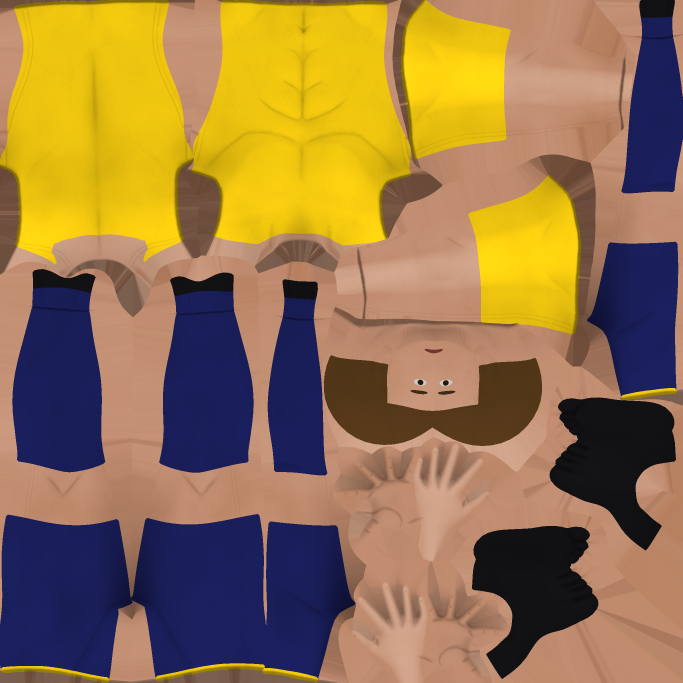
#> input picture Player/kits/kit_amarillo.png, 2048 x 2048 px, given in place of kit_rojo.png, which was not available (shown at 1/3 size)
$ python generar_companeros.py
#> lines starting #> are read from the running program, lines starting #| are printed output that depends on the picture; after the words box and inside, x2 and y2 are one past the last pixel; in counts of white or black regions, pixels touching at a corner belong together
#!/usr/bin/env python3
"""Genera las variantes de los kits para los companeros: otro tono de piel y de pelo.

El personaje tiene un solo atlas, asi que basta con recolorear la piel y el pelo.
Se reconoce la piel por el color (tierra, sin ser la camiseta) y el pelo por estar
oscuro en la zona de la cabeza, sin tocar la cara.

    python3 tools/generar_companeros.py
"""
from pathlib import Path

import numpy as np
from PIL import Image

KITS = Path(__file__).resolve().parent.parent / "Player" / "kits"
# Zonas del atlas, en fracciones de su lado.
CABEZA = (0.46, 0.50, 0.82, 0.70)
CARA = (0.58, 0.51, 0.70, 0.60)
# nombre: (multiplica la piel en RGB, color del pelo)
VARIANTES = {
    "moreno": ((0.42, 0.36, 0.32), (18, 14, 12)),
    "canela": ((0.72, 0.62, 0.52), (52, 30, 16)),
    "rubio": ((1.04, 0.96, 0.90), (196, 150, 74)),
}
# El rojo es el equipo del pateador y el azul el del arquero.
EQUIPOS = ["rojo", "azul"]
MATERIAL = """[gd_resource type="StandardMaterial3D" load_steps=3 format=3]

[ext_resource type="Texture2D" path="res://Player/kits/kit_{equipo}_{nombre}.png" id="1_kit"]
[ext_resource type="Texture2D" path="res://Player/cac-1784590690052_1.png" id="2_normal"]

[resource]
resource_name = "Kit_{equipo}_{nombre}"
albedo_texture = ExtResource("1_kit")
metallic = 0.0
roughness = 0.75
normal_enabled = true
normal_texture = ExtResource("2_normal")
"""


def caja(lado: int, zona: tuple) -> tuple:
    x0, y0, x1, y1 = (int(v * lado) for v in zona)
    m = np.zeros((lado, lado), dtype=bool)
    m[y0:y1, x0:x1] = True
    return m


def main() -> None:
    for equipo in EQUIPOS:
        base = np.asarray(Image.open(KITS / f"kit_{equipo}.png").convert("RGB")).astype(np.float32)
        lado = base.shape[0]
#> lado = 2048
        r, g, b = base[..., 0], base[..., 1], base[..., 2]
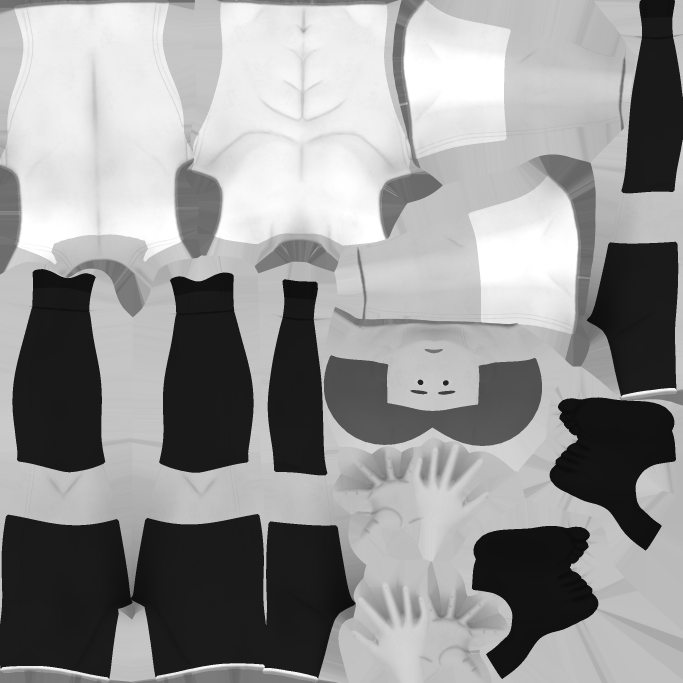
#> r: shape (2048, 2048) float32 (shown at 1/3 size); min 11, max 255, mean 149
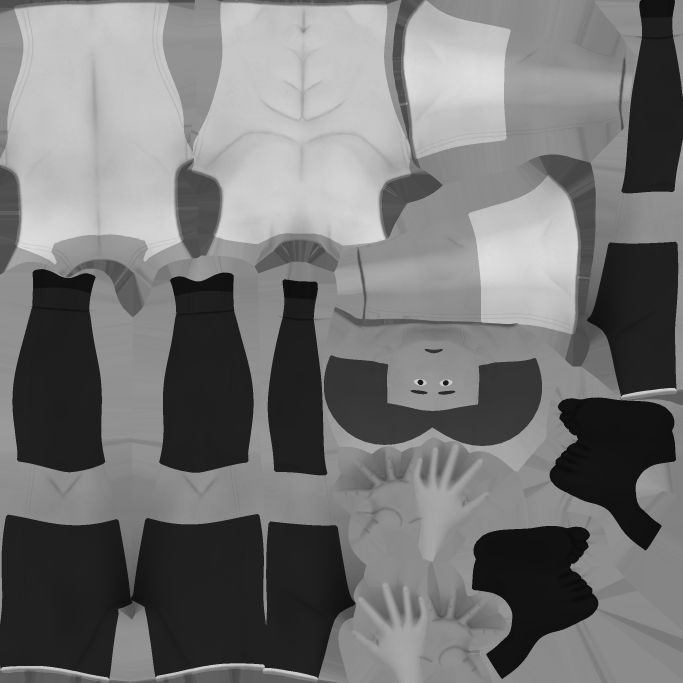
#> g: shape (2048, 2048) float32 (shown at 1/3 size); min 11, max 223, mean 117.2
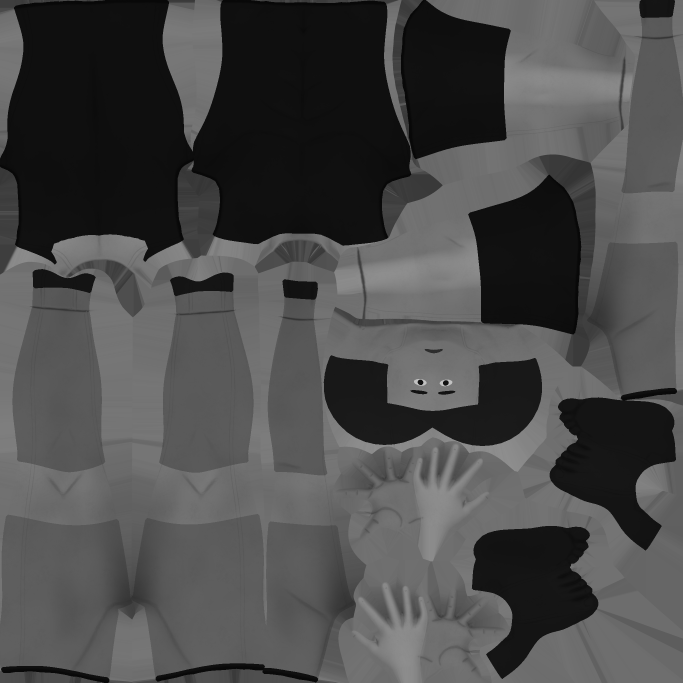
#> b: shape (2048, 2048) float32 (shown at 1/3 size); min 8, max 194, mean 74.5
        piel = (r > 90) & (r > g) & (g > b) & (g / np.maximum(r, 1) > 0.55) & (r - b > 25)
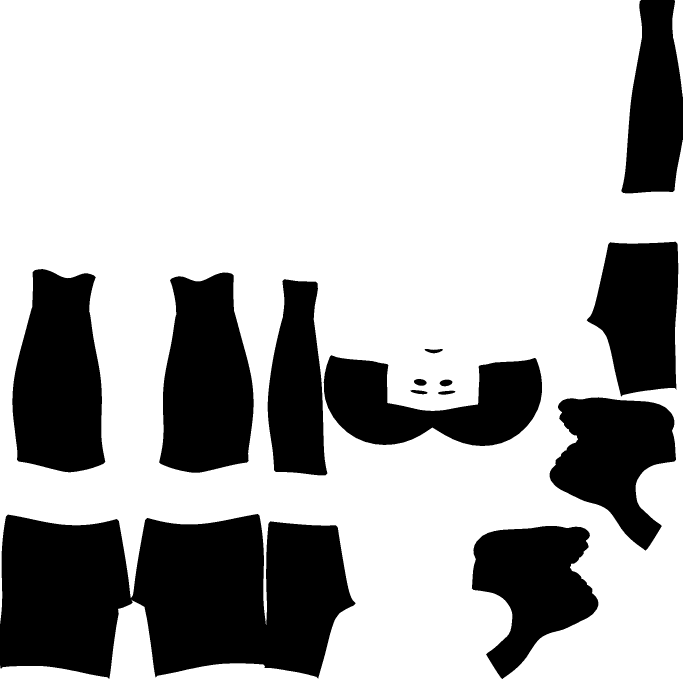
#> piel: shape (2048, 2048) bool (shown at 1/3 size); 70.1% white; 14 black regions, largest, box (x1, y1, x2, y2) and area: (0, 1542, 1067, 2037) 414679, (37, 807, 316, 1417) 134323, (477, 817, 761, 1418) 134062
        pelo = (r < 70) & (g < 70) & (b < 70) & caja(lado, CABEZA) & ~caja(lado, CARA)
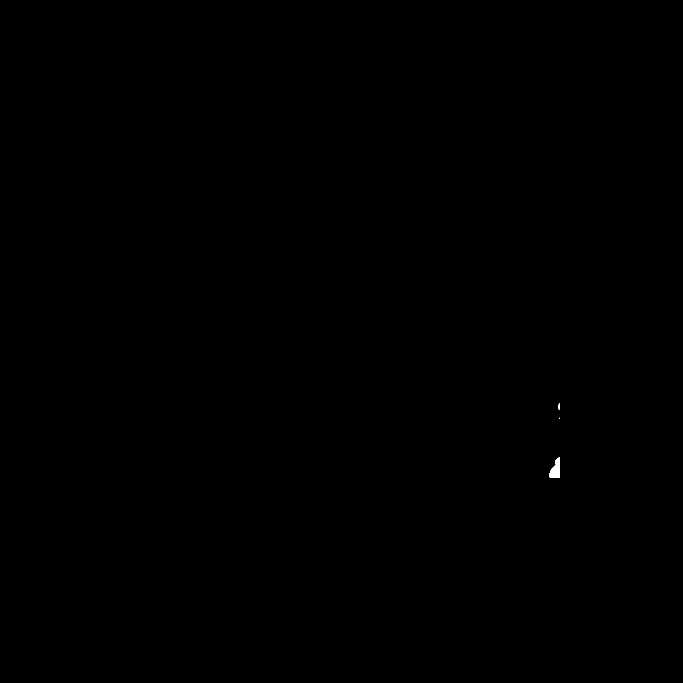
#> pelo: shape (2048, 2048) bool (shown at 1/3 size); 0.03% white; 3 white regions (1 under 20 px), largest, box (x1, y1, x2, y2) and area: (1649, 1371, 1679, 1433) 1207, (1674, 1210, 1679, 1230) 70
        for nombre, (tono, color_pelo) in VARIANTES.items():
            salida = base.copy()
            salida[piel] = np.clip(base[piel] * np.array(tono), 0, 255)
            # Conserva las sombras del pelo: lo mas oscuro del atlas sigue siendo mas oscuro.
            brillo = (base[pelo].mean(axis=1, keepdims=True) / 40.0).clip(0.5, 1.3)
            salida[pelo] = np.clip(np.array(color_pelo) * brillo, 0, 255)
            Image.fromarray(salida.astype(np.uint8)).save(KITS / f"kit_{equipo}_{nombre}.png")
            (KITS / f"material_{equipo}_{nombre}.tres").write_text(MATERIAL.format(equipo=equipo, nombre=nombre))
            print(equipo, nombre, "listo")
#> this loop made 3 passes
#> pass 1, in main, `Image.fromarray(salida.astype(np.uint8)).save(KITS / f"kit_{equipo}_{n..`:
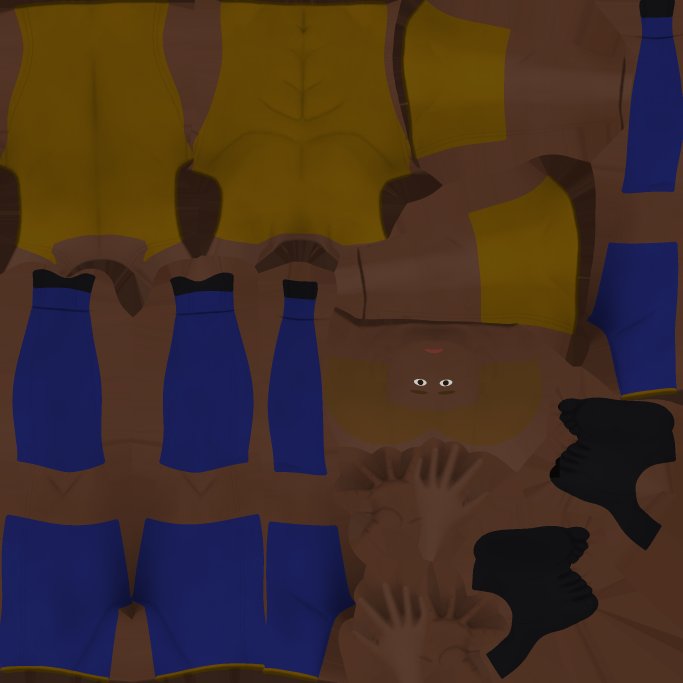
#> saved as kit_rojo_moreno.png: PIL image 2048x2048 RGB (shown at 1/3 size); mean R, G, B 67.2, 47.6, 37.8
#> pass 2, in main, `Image.fromarray(salida.astype(np.uint8)).save(KITS / f"kit_{equipo}_{n..`:
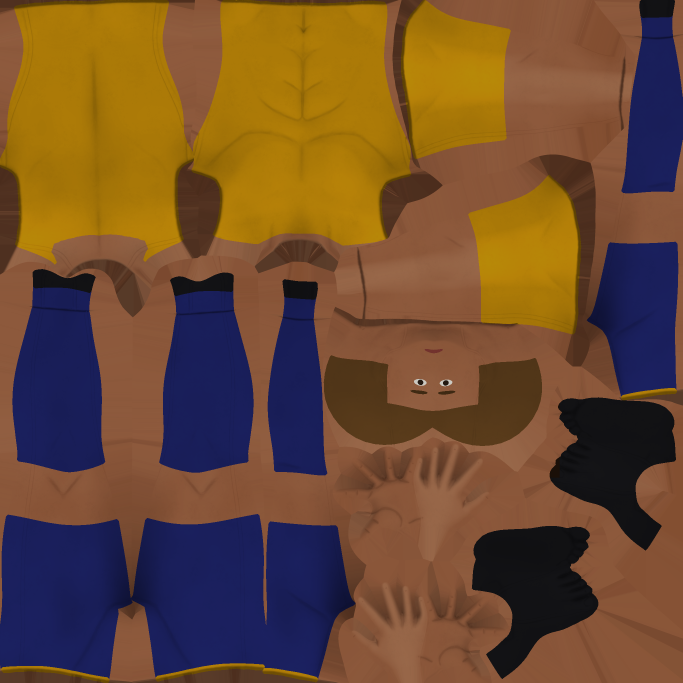
#> saved as kit_rojo_canela.png: PIL image 2048x2048 RGB (shown at 1/3 size); mean R, G, B 109.3, 75.7, 48.5
#> pass 2 of the loop in main, `for equipo in EQUIPOS:`:
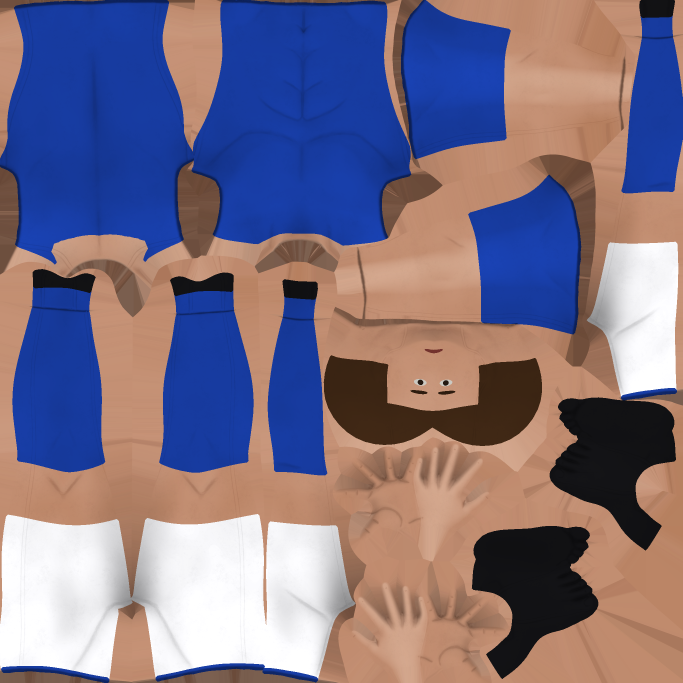
#> input picture Player/kits/kit_azul.png, 2048 x 2048 px (shown at 1/3 size)
#> in main, `piel = (r > 90) & (r > g) & (g > b) & (g / np.maximum(r, 1) > 0.55) & ..`:
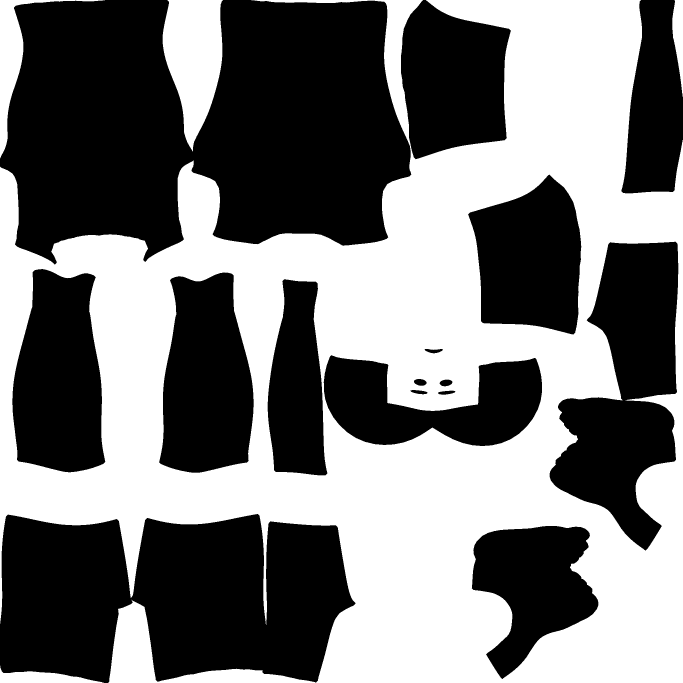
#> piel: shape (2048, 2048) bool (shown at 1/3 size); 46.4% white; 5 white regions, box (x1, y1, x2, y2) and area: (0, 0, 2048, 2048) 1858654, (488, 0, 669, 454) 54699, (0, 0, 315, 475) 21879, (0, 1997, 311, 2048) 7408, (2017, 0, 2048, 290) 5457
#> pelo: shape (2048, 2048) bool; 2.6% white; 4 white regions (1 under 20 px), largest, box (x1, y1, x2, y2) and area: (971, 1066, 1626, 1338) 106464, (1649, 1371, 1679, 1433) 1207, (1674, 1210, 1679, 1230) 70
#> after the loop in main, `for nombre, (tono, color_pelo) in VARIANTES.items():`:
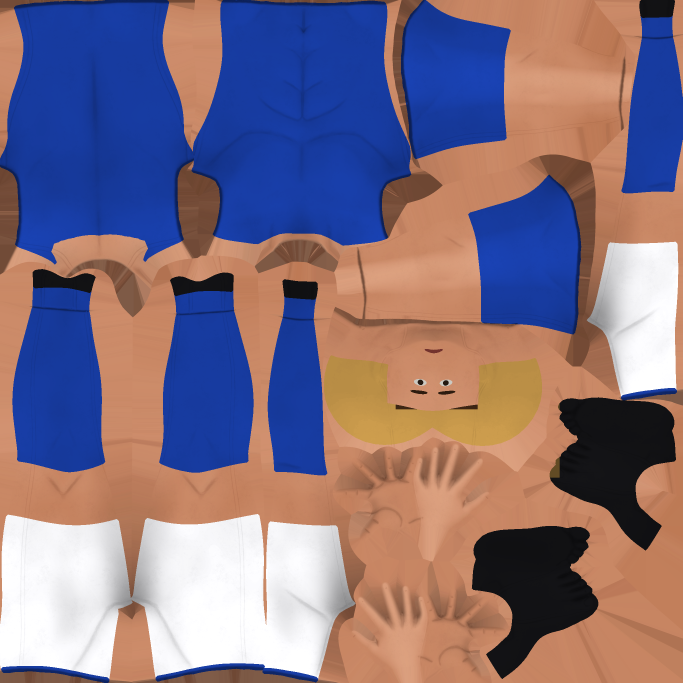
#> salida: shape (2048, 2048, 3) float32 (shown at 1/3 size); mean R, G, B 131.1, 113.9, 130


if __name__ == "__main__":
    main()
